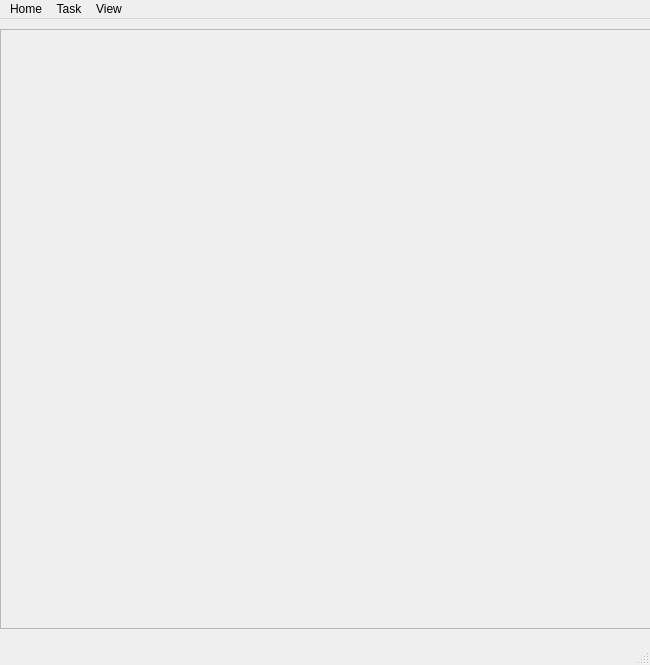
<?xml version="1.0" encoding="UTF-8"?>
<ui version="4.0">
 <class>MainWindow</class>
 <widget class="QMainWindow" name="MainWindow">
  <property name="geometry">
   <rect>
    <x>0</x>
    <y>0</y>
    <width>650</width>
    <height>665</height>
   </rect>
  </property>
  <property name="maximumSize">
   <size>
    <width>650</width>
    <height>16777215</height>
   </size>
  </property>
  <property name="windowTitle">
   <string>Tasker</string>
  </property>
  <property name="windowIcon">
   <iconset resource="images.qrc">
    <normaloff>:/logo/images/tasker-01.png</normaloff>:/logo/images/tasker-01.png</iconset>
  </property>
  <property name="iconSize">
   <size>
    <width>24</width>
    <height>24</height>
   </size>
  </property>
  <property name="tabShape">
   <enum>QTabWidget::Rounded</enum>
  </property>
  <widget class="QWidget" name="centralwidget">
   <widget class="QScrollArea" name="scrollArea">
    <property name="geometry">
     <rect>
      <x>0</x>
      <y>10</y>
      <width>670</width>
      <height>600</height>
     </rect>
    </property>
    <property name="widgetResizable">
     <bool>true</bool>
    </property>
    <widget class="QWidget" name="scrollAreaWidgetContents">
     <property name="geometry">
      <rect>
       <x>0</x>
       <y>0</y>
       <width>668</width>
       <height>598</height>
      </rect>
     </property>
    </widget>
   </widget>
  </widget>
  <widget class="QMenuBar" name="menubar">
   <property name="geometry">
    <rect>
     <x>0</x>
     <y>0</y>
     <width>650</width>
     <height>27</height>
    </rect>
   </property>
   <widget class="QMenu" name="menuHome">
    <property name="title">
     <string>Home</string>
    </property>
    <addaction name="actionLog_in"/>
    <addaction name="actionLog_out"/>
    <addaction name="separator"/>
    <addaction name="separator"/>
    <addaction name="actionAbout"/>
   </widget>
   <widget class="QMenu" name="menuTask">
    <property name="title">
     <string>Task</string>
    </property>
    <addaction name="actionAdd_Task"/>
   </widget>
   <widget class="QMenu" name="menuView">
    <property name="title">
     <string>View</string>
    </property>
    <addaction name="actionRefresh_2"/>
    <addaction name="actionChange_color"/>
   </widget>
   <addaction name="menuHome"/>
   <addaction name="menuTask"/>
   <addaction name="menuView"/>
  </widget>
  <widget class="QStatusBar" name="statusbar"/>
  <action name="actionLog_in">
   <property name="icon">
    <iconset resource="images.qrc">
     <normaloff>:/buttons/images/PNG/Button Next.png</normaloff>:/buttons/images/PNG/Button Next.png</iconset>
   </property>
   <property name="text">
    <string>Log in</string>
   </property>
  </action>
  <action name="actionLog_out">
   <property name="icon">
    <iconset resource="images.qrc">
     <normaloff>:/buttons/images/PNG/Button Previous.png</normaloff>:/buttons/images/PNG/Button Previous.png</iconset>
   </property>
   <property name="text">
    <string>Log out</string>
   </property>
  </action>
  <action name="actionAbout">
   <property name="text">
    <string>About</string>
   </property>
  </action>
  <action name="actionAdd_Task">
   <property name="icon">
    <iconset resource="images.qrc">
     <normaloff>:/buttons/images/PNG/Button Add.png</normaloff>:/buttons/images/PNG/Button Add.png</iconset>
   </property>
   <property name="text">
    <string>Add Task</string>
   </property>
  </action>
  <action name="actionRefresh">
   <property name="text">
    <string>Refresh</string>
   </property>
  </action>
  <action name="actionRefresh_2">
   <property name="icon">
    <iconset resource="images.qrc">
     <normaloff>:/buttons/images/PNG/Button Refresh.png</normaloff>:/buttons/images/PNG/Button Refresh.png</iconset>
   </property>
   <property name="text">
    <string>Refresh</string>
   </property>
  </action>
  <action name="actionChange_color">
   <property name="icon">
    <iconset resource="images.qrc">
     <normaloff>:/buttons/images/PNG/Button Play.png</normaloff>:/buttons/images/PNG/Button Play.png</iconset>
   </property>
   <property name="text">
    <string>Change color</string>
   </property>
  </action>
 </widget>
 <resources>
  <include location="images.qrc"/>
 </resources>
 <connections/>
</ui>
